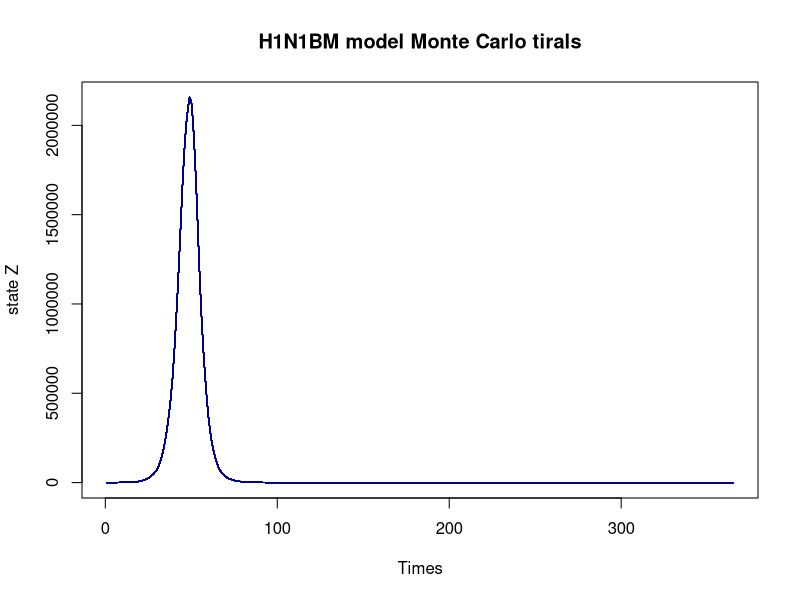
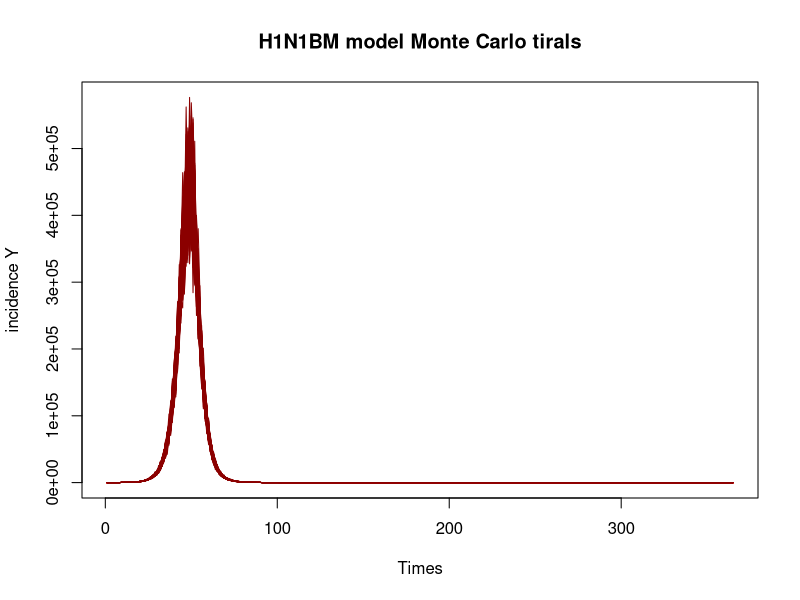
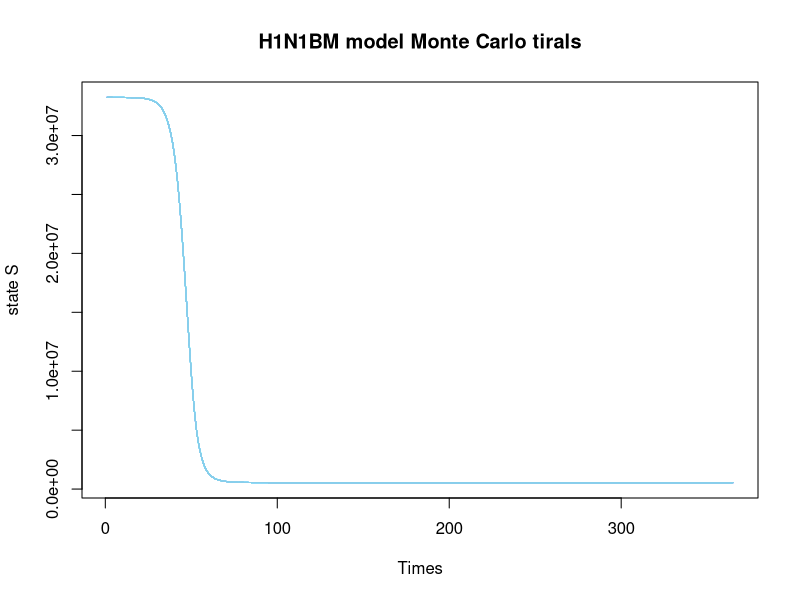
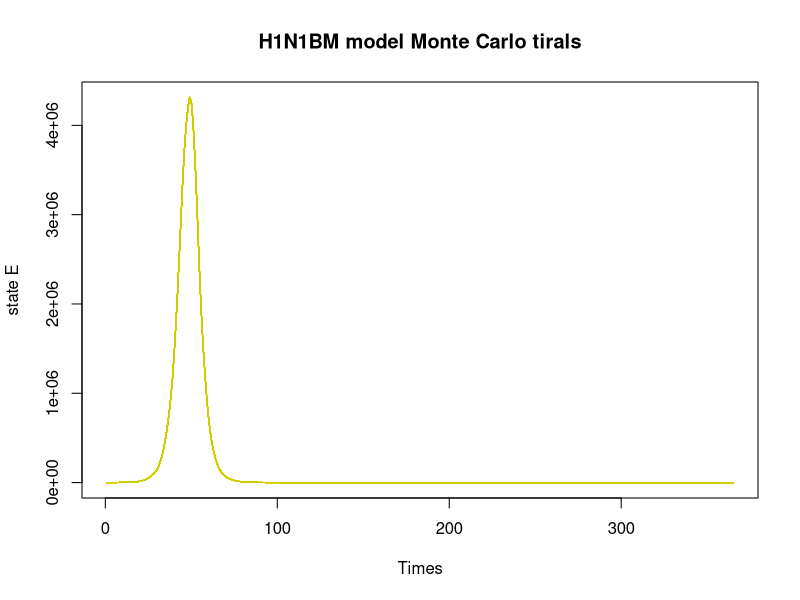
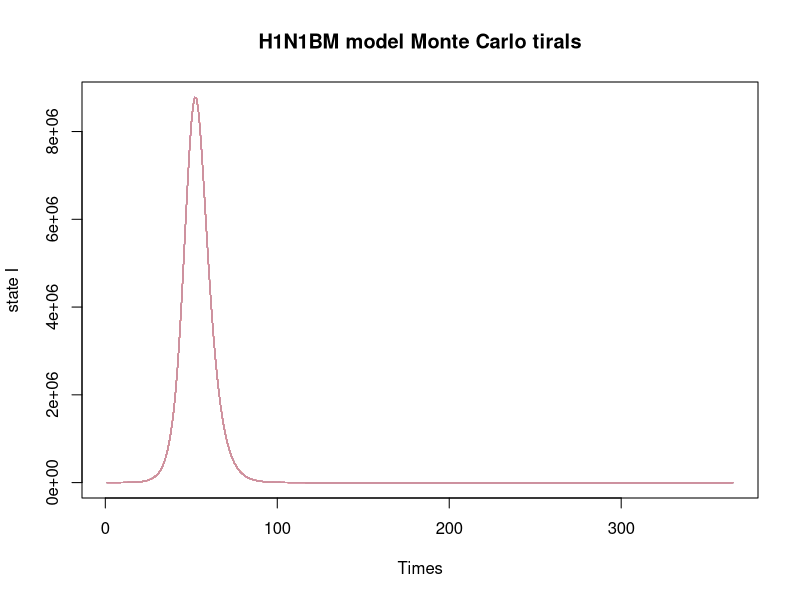
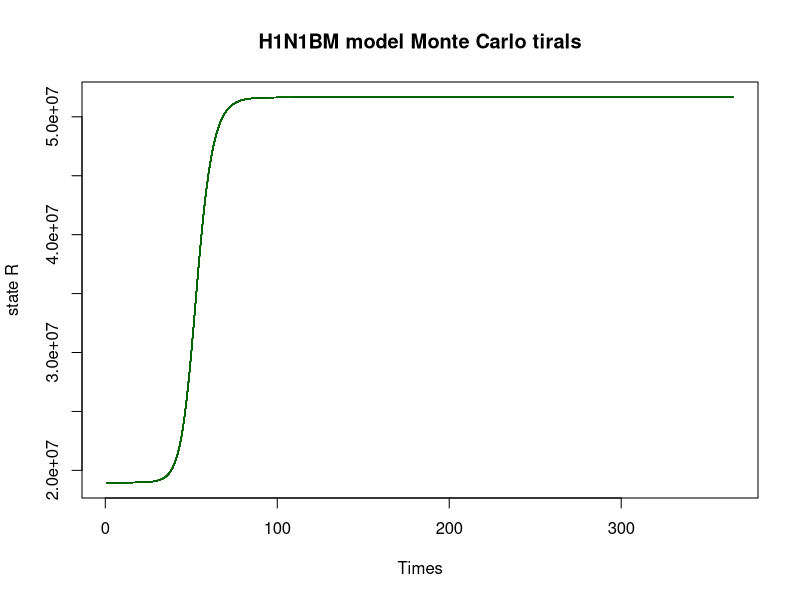
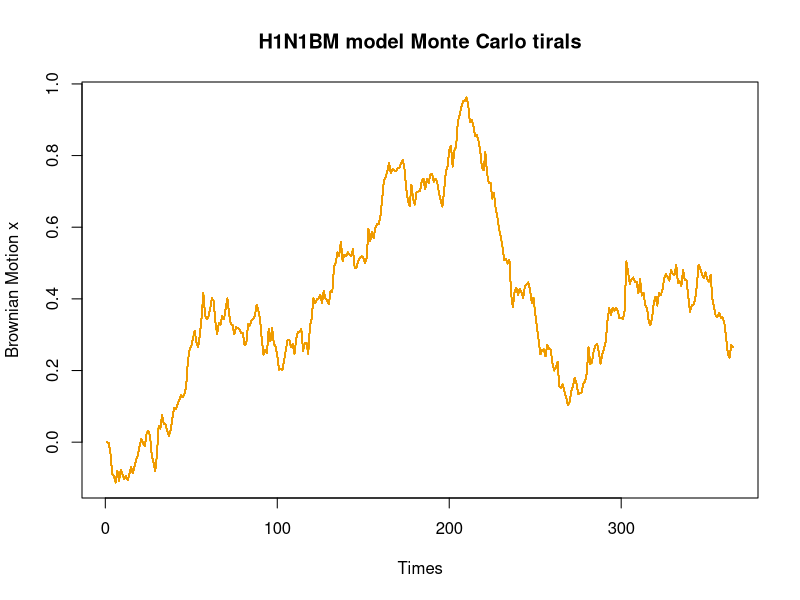
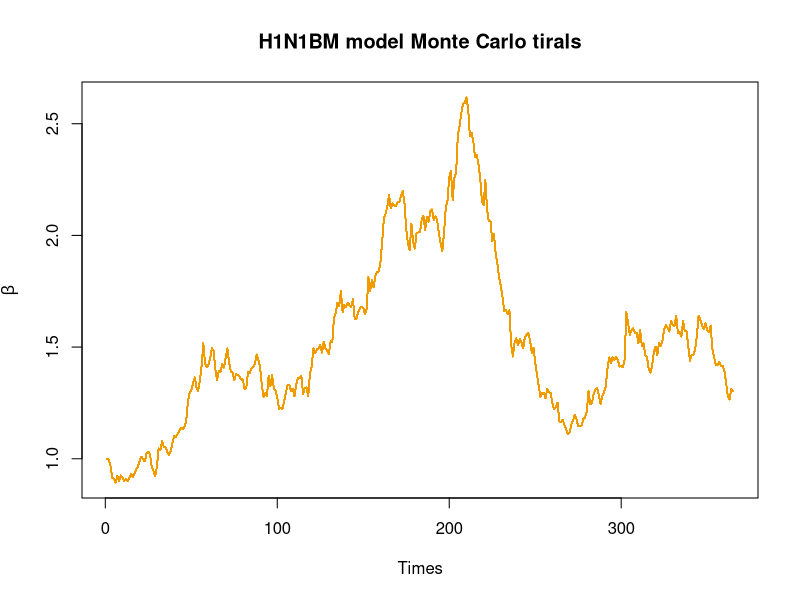

Here is the R script that generated these plots, in order:
## ---- chunk 1
knitr::opts_chunk$set(echo = TRUE)
## ---- chunk 2

rm(list=ls())
require(deSolve)
set.seed(2023)

#Simulate a bm process
ornstein_uhlenbeck <- function(n,sigma,x0,lens,e){
  dt <- 1
  x<-vector(length=lens)
  for (i in 1:n) {
    if (i==1){x[i]=x0}
    else{
      x[i]  <-  x[i-1] + sigma*e[i-1]}
  }
  
  return(x);
}
tims=365
times = 1:tims
e = rnorm(n = length(times) , sd = 1)
x = ornstein_uhlenbeck(tims, sigma=0.03, x0=0, tims,e)

# Replication Generation function
gen_ode_model <- function(rep_time = 200, ori_seed = 2023, tims = 365, 
                          n = 52196381, pars = c(k=2, gamma=5),
                          ini_state = c(t=1,S=N-1, E=1, I=0, R=0),
                          tau = 0.1){
  
  times = 1:tims
  N = n
  
  #Construct matrix dataframe of states: times*replicates
  Zs = setNames(data.frame(matrix(NA, nrow = tims, ncol = rep_time)), paste0("Z", 1:rep_time))
  Ys = setNames(Zs, paste0("Y", 1:rep_time))
  dSs = setNames(Zs, paste0("dS", 1:rep_time))
  dEs = setNames(Zs, paste0("dE", 1:rep_time))
  dIs = setNames(Zs, paste0("dI", 1:rep_time))
  dRs = setNames(Zs, paste0("dR", 1:rep_time)) 
  
  # add x and e dataframe
  
  xs = setNames(Zs, paste0("x", 1:rep_time))
  es = setNames(Zs, paste0("e", 1:rep_time))
  
  
  params = pars   
  initial_state = ini_state
  tau1 = tau
  
  #Main ODE Model
 H1N1BM <- function(time, current_state, params){
    
    with(as.list(c(current_state, params)),{
      
      dt <- 1
      dS <- -exp(x[t])*S*I/N
      dE <- exp(x[t])*S*I/N - E/k
      dI <- E/k - I/gamma
      dR <- I/gamma
      
      return(list(c(dt, dS, dE, dI, dR)))
    })
 }
 
  ## Replicate 200 times-Monte Carlo trials for 200 
  for (rep_i in 1:rep_time) {
    set.seed(ori_seed + 1000*rep_i)
    
    model4 = ode(initial_state, times, H1N1BM, params)
    
    Z1 = model4[,4]/2
    
    Y1 = vector(length = tims)
    
    for (i in 1:tims){
      Y1[i] = rlnorm(1,log(Z1[i]/5),tau1)
    }
    
    dSi = model4[,3]
    dEi = model4[,4]
    dIi = model4[,5]
    dRi = model4[,6]
    
    
    Zs[, rep_i] = Z1
    Ys[, rep_i] = Y1
    dSs[, rep_i] = dSi
    dEs[, rep_i] = dEi
    dIs[, rep_i] = dIi
    dRs[, rep_i] = dRi
  
    xs[, rep_i] = x
    es[, rep_i] = e
    
  }
  
  # output
  return(list(    
    Z = Zs,
    Y = Ys,
    dS = dSs,
    dE = dEs,
    dI = dIs,
    dR = dRs,
    x = xs,
    e = es))
}

#Initial state values
library('truncnorm')
R0 <- rtruncnorm(1, a=0, b=1, mean = 0.15, sd = 0.15)
E0 <-runif(1,-16, -9)
I0 <-runif(1,-16, -9)
S <- 52196381
R <- R0*S
S <- S - R

E <- exp(E0 + log(S))
S <- S - E
I <- exp(I0 + log(S))
S <- S - I

initial_state <- c(t=1, S=S, E=E, I=I, R=R)

ode_example <- gen_ode_model(rep_time = 200, ini_state = initial_state)


## for z

zs = ncol(ode_example$Z)

for (i in 1:zs) {
  if (i == 1){
    plot(ode_example$Z[,1], col="darkblue", type = "l", 
         ylim = c(0, max(ode_example$Z)),
         xlab = 'Times', ylab = 'state Z',main="H1N1BM model Monte Carlo tirals")
  }
  else{
    lines(ode_example$Z[,i], col="darkblue")
  }
}

## for y

ys = ncol(ode_example$Y)

for (i in 1:ys) {
  if (i == 1){
    plot(ode_example$Y[,1], col="darkred", type = "l", 
         ylim = c( min(ode_example$Y), max(ode_example$Y)),
         xlab = 'Times', ylab = 'incidence Y',main="H1N1BM model Monte Carlo tirals")
  }
  else{
    lines(ode_example$Y[,i], col="darkred")
  }
}

## for s

ss = ncol(ode_example$dS)

for (i in 1:ss) {
  if (i == 1){
    plot(ode_example$dS[,1], col="skyblue", type = "l", 
         ylim = c(min(ode_example$dS), max(ode_example$dS)),
         xlab = 'Times', ylab = 'state S',main="H1N1BM model Monte Carlo tirals")
  }
  else{
    lines(ode_example$dS[,i], col="skyblue")
  }
}


## for e

es = ncol(ode_example$dE)

for (i in 1:es) {
  if (i == 1){
    plot(ode_example$dE[,1], col="yellow3", type = "l", 
         ylim = c(min(ode_example$dE), max(ode_example$dE)),
         xlab = 'Times', ylab = 'state E',main="H1N1BM model Monte Carlo tirals")
  }
  else{
    lines(ode_example$dE[,i], col="yellow3")
  }
}


## for i

is = ncol(ode_example$dI)

for (i in 1:is) {
  if (i == 1){
    plot(ode_example$dI[,1], col="pink3", type = "l", 
         ylim = c(min(ode_example$dI), max(ode_example$dI)),
         xlab = 'Times', ylab = 'state I',main="H1N1BM model Monte Carlo tirals")
  }
  else{
    lines(ode_example$dI[,i], col="pink3")
  }
}


## for R

rs = ncol(ode_example$dR)

for (i in 1:rs) {
  if (i == 1){
    plot(ode_example$dR[,1], col="darkgreen", type = "l", 
         ylim = c(min(ode_example$dR), max(ode_example$dR)),
         xlab = 'Times', ylab = 'state R',main="H1N1BM model Monte Carlo tirals")
  }
  else{
    lines(ode_example$dR[,i], col="darkgreen")
  }
}



############### add plot of x and e

## for x
xs = ncol(ode_example$x)

for (i in 1:xs) {
  if (i == 1){
    plot(ode_example$x[,1], col="orange2", type = "l", 
         ylim = c(min(ode_example$x), max(ode_example$x)),
         xlab = 'Times', ylab = 'Brownian Motion x',main="H1N1BM model Monte Carlo tirals")
  }
  else{
    lines(ode_example$x[,i], col="orange2")
  }
}

## for beta
xs = ncol(ode_example$x)

for (i in 1:xs) {
  if (i == 1){
    plot(exp(ode_example$x[,1]), col="orange2", type = "l", 
         ylim = c(min(exp(ode_example$x)), max(exp(ode_example$x))),
         xlab = 'Times', ylab = expression(beta),main="H1N1BM model Monte Carlo tirals")
  }
  else{
    lines(exp(ode_example$x[,i]), col="orange2")
  }
}

## for e

# es = ncol(ode_example$e)
# 
# for (i in 1:es) {
#   if (i == 1){
#     plot(ode_example$e[,1], col="grey", type = "l", 
#          ylim = c(min(ode_example$e), max(ode_example$e)),
#          xlab = 'Times', ylab = 'e',main="Covid_ou model Monte Carlo tirals")
#   }
#   else{
#     lines(ode_example$e[,i], col="grey")
#   }
# }
# 

## for all


lims = c(0, max(max(ode_example$dS), max(ode_example$dE), 
                max(ode_example$dI), max(ode_example$dR)))

ss = ncol(ode_example$dS)

for (i in 1:ss) {
  if (i == 1){
    plot(ode_example$dS[,1], col="skyblue", type = "l", 
         ylim = lims,
         xlab = 'Times', ylab = 'All states')
  }
  else{
    lines(ode_example$dS[,i], col="skyblue")
  }
  lines(ode_example$dE[,i], col="yellow3")
  lines(ode_example$dI[,i], col="pink3")
  lines(ode_example$dR[,i], col="darkgreen")
}

## ---- chunk 3
#Solution consistent check for Poisson
rm(list=ls())
require(deSolve)
set.seed(2023)

#Simulate a bm process
ornstein_uhlenbeck <- function(n,sigma,x0,lens,e){
  dt <- 1
  x<-vector(length=lens)
  for (i in 1:n) {
    if (i==1){x[i]=x0}
    else{
      x[i]  <-  x[i-1] + sigma*e[i-1]}
  }
  
  return(x);
}
tims=365
times = 1:tims
e = rnorm(n = length(times) , sd = 1)
x = ornstein_uhlenbeck(tims, sigma=0.03, x0=0, tims,e)

# Replication Generation function
gen_ode_model <- function(rep_time = 200, ori_seed = 2023, tims = 365, 
                          n = 52196381, pars = c(k=2, gamma=5),
                          ini_state = c(t=1,S=N-1, E=1, I=0, R=0),
                          tau = 0.1){
  
  times = 1:tims
  N = n
  
  #Construct matrix dataframe of states: times*replicates
  Zs = setNames(data.frame(matrix(NA, nrow = tims, ncol = rep_time)), paste0("Z", 1:rep_time))
  Ys = setNames(Zs, paste0("Y", 1:rep_time))
  dSs = setNames(Zs, paste0("dS", 1:rep_time))
  dEs = setNames(Zs, paste0("dE", 1:rep_time))
  dIs = setNames(Zs, paste0("dI", 1:rep_time))
  dRs = setNames(Zs, paste0("dR", 1:rep_time)) 
  
  # add x and e dataframe
  
  xs = setNames(Zs, paste0("x", 1:rep_time))
  es = setNames(Zs, paste0("e", 1:rep_time))
  
  
  params = pars   
  initial_state = ini_state
  tau1 = tau
  
  #Main ODE Model
 H1N1BM <- function(time, current_state, params){
    
    with(as.list(c(current_state, params)),{
      
      dt <- 1
      dS <- -exp(x[t])*S*I/N
      dE <- exp(x[t])*S*I/N - E/k
      dI <- E/k - I/gamma
      dR <- I/gamma
      
      return(list(c(dt, dS, dE, dI, dR)))
    })
 }
 
  ## Replicate 200 times-Monte Carlo trials for 200 
  for (rep_i in 1:rep_time) {
    set.seed(ori_seed + 1000*rep_i)
    
    model4 = ode(initial_state, times, H1N1BM, params)
    
    Z1 = model4[,4]/2
    
    Y1 = vector(length = tims)
    
    for (i in 1:tims){
      Y1[i] = rpois(1,Z1[i]/5)
    }
    
    dSi = model4[,3]
    dEi = model4[,4]
    dIi = model4[,5]
    dRi = model4[,6]
    
    
    Zs[, rep_i] = Z1
    Ys[, rep_i] = Y1
    dSs[, rep_i] = dSi
    dEs[, rep_i] = dEi
    dIs[, rep_i] = dIi
    dRs[, rep_i] = dRi
  
    xs[, rep_i] = x
    es[, rep_i] = e
    
  }
  
  # output
  return(list(    
    Z = Zs,
    Y = Ys,
    dS = dSs,
    dE = dEs,
    dI = dIs,
    dR = dRs,
    x = xs,
    e = es))
}

#Initial state values
library('truncnorm')
R0 <- rtruncnorm(1, a=0, b=1, mean = 0.15, sd = 0.15)
E0 <-runif(1,-16, -9)
I0 <-runif(1,-16, -9)
S <- 52196381
R <- R0*S
S <- S - R

E <- exp(E0 + log(S))
S <- S - E
I <- exp(I0 + log(S))
S <- S - I

initial_state <- c(t=1, S=S, E=E, I=I, R=R)

ode_example <- gen_ode_model(rep_time = 200, ini_state = initial_state)


## for z

zs = ncol(ode_example$Z)

for (i in 1:zs) {
  if (i == 1){
    plot(ode_example$Z[,1], col="darkblue", type = "l", 
         ylim = c(0, max(ode_example$Z)),
         xlab = 'Times', ylab = 'state Z',main="H1N1BM model Monte Carlo tirals")
  }
  else{
    lines(ode_example$Z[,i], col="darkblue")
  }
}

## for y

ys = ncol(ode_example$Y)

for (i in 1:ys) {
  if (i == 1){
    plot(ode_example$Y[,1], col="darkred", type = "l", 
         ylim = c( min(ode_example$Y), max(ode_example$Y)),
         xlab = 'Times', ylab = 'incidence Y',main="H1N1BM model Monte Carlo tirals")
  }
  else{
    lines(ode_example$Y[,i], col="darkred")
  }
}

## for s

ss = ncol(ode_example$dS)

for (i in 1:ss) {
  if (i == 1){
    plot(ode_example$dS[,1], col="skyblue", type = "l", 
         ylim = c(min(ode_example$dS), max(ode_example$dS)),
         xlab = 'Times', ylab = 'state S',main="H1N1BM model Monte Carlo tirals")
  }
  else{
    lines(ode_example$dS[,i], col="skyblue")
  }
}


## for e

es = ncol(ode_example$dE)

for (i in 1:es) {
  if (i == 1){
    plot(ode_example$dE[,1], col="yellow3", type = "l", 
         ylim = c(min(ode_example$dE), max(ode_example$dE)),
         xlab = 'Times', ylab = 'state E',main="H1N1BM model Monte Carlo tirals")
  }
  else{
    lines(ode_example$dE[,i], col="yellow3")
  }
}


## for i

is = ncol(ode_example$dI)

for (i in 1:is) {
  if (i == 1){
    plot(ode_example$dI[,1], col="pink3", type = "l", 
         ylim = c(min(ode_example$dI), max(ode_example$dI)),
         xlab = 'Times', ylab = 'state I',main="H1N1BM model Monte Carlo tirals")
  }
  else{
    lines(ode_example$dI[,i], col="pink3")
  }
}


## for R

rs = ncol(ode_example$dR)

for (i in 1:rs) {
  if (i == 1){
    plot(ode_example$dR[,1], col="darkgreen", type = "l", 
         ylim = c(min(ode_example$dR), max(ode_example$dR)),
         xlab = 'Times', ylab = 'state R',main="H1N1BM model Monte Carlo tirals")
  }
  else{
    lines(ode_example$dR[,i], col="darkgreen")
  }
}



############### add plot of x and e

## for x
xs = ncol(ode_example$x)

for (i in 1:xs) {
  if (i == 1){
    plot(ode_example$x[,1], col="orange2", type = "l", 
         ylim = c(min(ode_example$x), max(ode_example$x)),
         xlab = 'Times', ylab = 'Brownian Motion x',main="H1N1BM model Monte Carlo tirals")
  }
  else{
    lines(ode_example$x[,i], col="orange2")
  }
}

## for beta
xs = ncol(ode_example$x)

for (i in 1:xs) {
  if (i == 1){
    plot(exp(ode_example$x[,1]), col="orange2", type = "l", 
         ylim = c(min(exp(ode_example$x)), max(exp(ode_example$x))),
         xlab = 'Times', ylab = expression(beta),main="H1N1BM model Monte Carlo tirals")
  }
  else{
    lines(exp(ode_example$x[,i]), col="orange2")
  }
}

## for e

# es = ncol(ode_example$e)
# 
# for (i in 1:es) {
#   if (i == 1){
#     plot(ode_example$e[,1], col="grey", type = "l", 
#          ylim = c(min(ode_example$e), max(ode_example$e)),
#          xlab = 'Times', ylab = 'e',main="Covid_ou model Monte Carlo tirals")
#   }
#   else{
#     lines(ode_example$e[,i], col="grey")
#   }
# }
# 

## for all


lims = c(0, max(max(ode_example$dS), max(ode_example$dE), 
                max(ode_example$dI), max(ode_example$dR)))

ss = ncol(ode_example$dS)

for (i in 1:ss) {
  if (i == 1){
    plot(ode_example$dS[,1], col="skyblue", type = "l", 
         ylim = lims,
         xlab = 'Times', ylab = 'All states')
  }
  else{
    lines(ode_example$dS[,i], col="skyblue")
  }
  lines(ode_example$dE[,i], col="yellow3")
  lines(ode_example$dI[,i], col="pink3")
  lines(ode_example$dR[,i], col="darkgreen")
}
## ---- chunk 4
